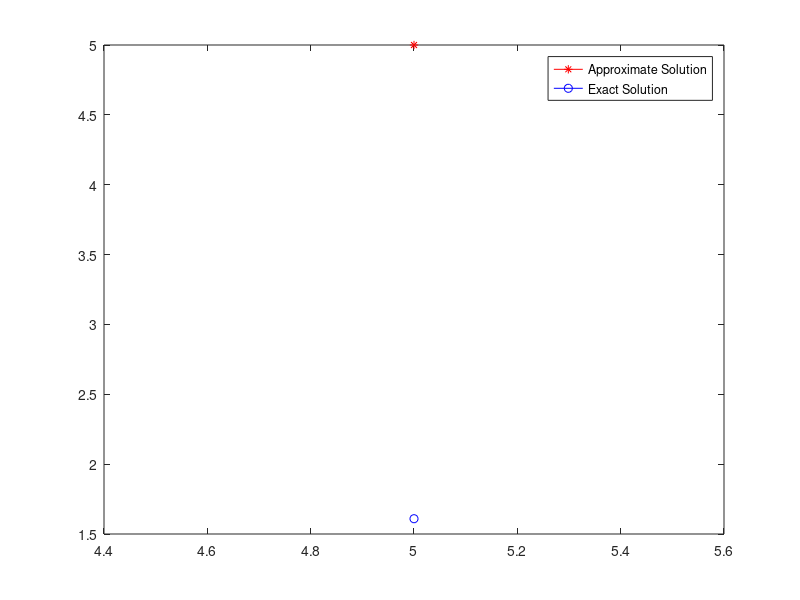

This chart was generated by the following MATLAB code:
% Defining functions
f1 = @(x, u1, u2, u3, u4) u2;
f2 = @(x, u1, u2, u3, u4) -u2^2 - u1 + log(x);
f3 = @(x, u1, u2, u3, u4) u4;
f4 = @(x, u1, u2, u3, u4) -u3 - 2*u2*u4;

exactSolution = @(x) log(x);

% Interval & corresponding value
fprintf('Input Boundary Values\n');
left = input('X0: ');
y0 = input('Y0: ');

right = input('Xn: ');
yn = input('Yn: ');

exact(1) = exactSolution(left);

% Initial tk, step size h, and total interval n
t(1) = (yn - y0)/(right - left);
h = 0.1;
n = (right - left)/h;

% Computing numeric solution
maxIteration = 50;
for j = 2 : maxIteration
    % Initial condintions for each iteration where tk is new for each
    % iteration
    x(1) = left;
    u1(1) = y0;
    u2(1) = t(j - 1);
    u3(1) = 0;
    u4(1) = 1;
    
    fprintf('\n\niteration no:(%d)     xi                     y(xi)                    exact Solution                     |Error|\n', j);
    fprintf('---------------------------------------------------------------------------------------------------------------------------\n');
    
    for i = 2 : n + 1
        k11 = h*f1(x(i - 1), u1(i - 1), u2(i - 1), u3(i - 1), u4(i - 1));
        k12 = h*f2(x(i - 1), u1(i - 1), u2(i - 1), u3(i - 1), u4(i - 1));
        k13 = h*f3(x(i - 1), u1(i - 1), u2(i - 1), u3(i - 1), u4(i - 1));
        k14 = h*f4(x(i - 1), u1(i - 1), u2(i - 1), u3(i - 1), u4(i - 1));

        k21 = h*f1(x(i - 1) + h/2, u1(i - 1) + k11/2, u2(i - 1) + k12/2, u3(i - 1) + k13/2, u4(i - 1) + k14/2);
        k22 = h*f2(x(i - 1) + h/2, u1(i - 1) + k11/2, u2(i - 1) + k12/2, u3(i - 1) + k13/2, u4(i - 1) + k14/2);
        k23 = h*f3(x(i - 1) + h/2, u1(i - 1) + k11/2, u2(i - 1) + k12/2, u3(i - 1) + k13/2, u4(i - 1) + k14/2);
        k24 = h*f4(x(i - 1) + h/2, u1(i - 1) + k11/2, u2(i - 1) + k12/2, u3(i - 1) + k13/2, u4(i - 1) + k14/2);

        k31 = h*f1(x(i - 1) + h/2, u1(i - 1) + k21/2, u2(i - 1) + k22/2, u3(i - 1) + k23/2, u4(i - 1) + k24/2);
        k32 = h*f2(x(i - 1) + h/2, u1(i - 1) + k21/2, u2(i - 1) + k22/2, u3(i - 1) + k23/2, u4(i - 1) + k24/2);
        k33 = h*f3(x(i - 1) + h/2, u1(i - 1) + k21/2, u2(i - 1) + k22/2, u3(i - 1) + k23/2, u4(i - 1) + k24/2);
        k34 = h*f4(x(i - 1) + h/2, u1(i - 1) + k21/2, u2(i - 1) + k22/2, u3(i - 1) + k23/2, u4(i - 1) + k24/2);
        
        k41 = h*f1(x(i - 1) + h, u1(i - 1) + k31, u2(i - 1) + k32, u3(i - 1) + k33, u4(i - 1) + k34);
        k42 = h*f2(x(i - 1) + h, u1(i - 1) + k31, u2(i - 1) + k32, u3(i - 1) + k33, u4(i - 1) + k34);
        k43 = h*f3(x(i - 1) + h, u1(i - 1) + k31, u2(i - 1) + k32, u3(i - 1) + k33, u4(i - 1) + k34);
        k44 = h*f4(x(i - 1) + h, u1(i - 1) + k31, u2(i - 1) + k32, u3(i - 1) + k33, u4(i - 1) + k34);
        
        u1(i) = u1(i - 1) + (1/6)*(k11 + 2*k21 + 2*k31 + k41);
        u2(i) = u2(i - 1) + (1/6)*(k12 + 2*k22 + 2*k32 + k42);
        u3(i) = u3(i - 1) + (1/6)*(k13 + 2*k23 + 2*k33 + k43);
        u4(i) = u4(i - 1) + (1/6)*(k14 + 2*k24 + 2*k34 + k44);
        
        x(i) = x(i - 1) + h;
        exact(i) = exactSolution(x(i));
        
        
        fprintf('                   %f                 %f                      %f                       %f\n', x(i), u1(i), exact(i), abs(u1(i) - exact(i)));


    end
    t(j) = t(j - 1) - (u1(i) - yn)/u3(i);
    
end

plot(x, u1, 'r*-')
hold on
plot(x, exact, 'bo-')
legend('Approximate Solution', 'Exact Solution');